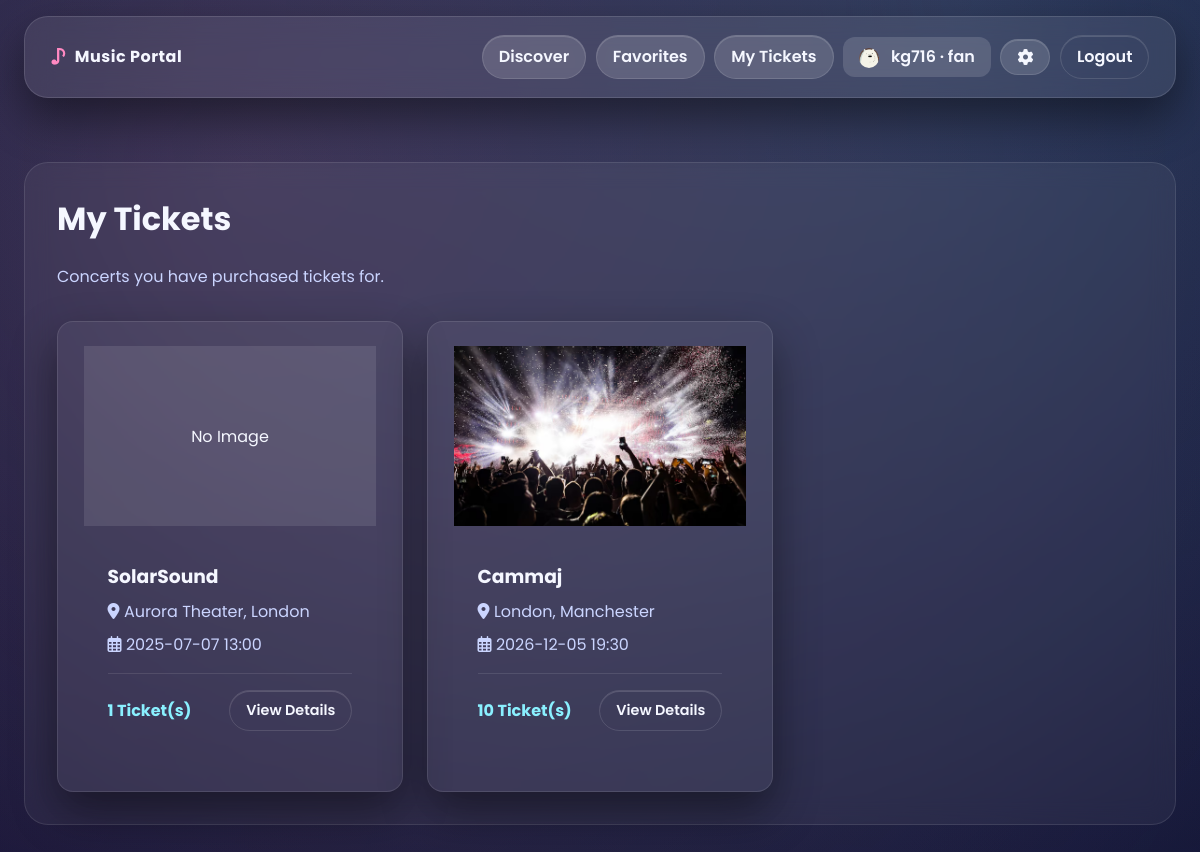
The app's page /fan-dashboard/tickets-bought (signed in) with its own data.
### tables this page shows
CREATE TABLE users (
                    id INTEGER PRIMARY KEY AUTOINCREMENT,
                    username TEXT NOT NULL UNIQUE,
                    password_hash TEXT NOT NULL,
                    role TEXT NOT NULL CHECK(role IN ('band', 'fan', 'admin'))
                , email TEXT, profile_image TEXT);

CREATE TABLE tickets (
            id INTEGER PRIMARY KEY AUTOINCREMENT,
            concert_id INTEGER NOT NULL,
            user_id INTEGER NOT NULL,
            qty INTEGER NOT NULL CHECK(qty > 0),
            purchased_at TEXT NOT NULL,
            FOREIGN KEY(concert_id) REFERENCES concerts(id),
            FOREIGN KEY(user_id) REFERENCES "users_old"(id)
        );

CREATE TABLE concerts (
            id INTEGER PRIMARY KEY AUTOINCREMENT,
            band_name TEXT NOT NULL,
            concert_datetime TEXT NOT NULL,
            venue TEXT NOT NULL,
            cost TEXT NOT NULL,
            status TEXT NOT NULL DEFAULT 'scheduled' CHECK(status IN ('scheduled', 'cancelled', 'full')),
            user_id INTEGER NOT NULL, image_filename TEXT, city TEXT, max_tickets INTEGER DEFAULT 100, ticket_price REAL DEFAULT 0.0,
            FOREIGN KEY(user_id) REFERENCES "users_old"(id)
        );

### app.py (the view)
@app.route("/fan-dashboard/tickets-bought")
def tickets_bought():
    if not fan_required():
        return redirect(url_for("login"))
    db = get_db()
    tickets = db.execute("""
        SELECT t.*, c.band_name, c.concert_datetime, c.venue, c.city, c.image_filename
        FROM tickets t
        JOIN concerts c ON t.concert_id = c.id
        WHERE t.user_id = ?
        ORDER BY c.concert_datetime
    """, (g.user["id"],)).fetchall()
    return render_template("tickets_bought.html", tickets=tickets)

### app.py (called while the page is built)
def get_db():
    if "db" not in g:
        g.db = sqlite3.connect(DATABASE)
        g.db.row_factory = sqlite3.Row
    return g.db

@app.before_request
def ensure_db_ready():
    global _db_initialized
    if not _db_initialized:
        init_db()
        _db_initialized = True

@app.before_request
def load_logged_in_user():
    user_id = session.get("user_id")
    if user_id is None:
        g.user = None
    else:
        db = get_db()
        g.user = db.execute("SELECT * FROM users WHERE id = ?", (user_id,)).fetchone()

def fan_required():
    if g.user is None or g.user["role"] != "fan":
        flash("Fan access required.")
        return False
    return True

### templates/tickets_bought.html (shortened to what this page needs)
{% extends "base.html" %}
{% block content %}
<div class="glass-panel" style="background: rgba(255,255,255,0.05); backdrop-filter: blur(12px); border: 1px solid rgba(255,255,255,0.1); border-radius: 24px; padding: 2rem; margin-top: 2rem;">
    <h1 style="margin-top: 0;">My Tickets</h1>
    <p class="lead" style="color: var(--muted); margin-bottom: 2rem;">Concerts you have purchased tickets for.</p>
    {% if tickets %}
        <div class="concert-grid" style="display: grid; grid-template-columns: repeat(auto-fill, minmax(300px, 1fr)); gap: 1.5rem;">
            {% for ticket in tickets %}
                <div class="concert-card" style="background: rgba(255,255,255,0.05); border-radius: 16px; overflow: hidden; border: 1px solid rgba(255,255,255,0.1); transition: transform 0.2s;">
                    <div class="concert-image" style="height: 180px; overflow: hidden;">
                        {% if ticket['image_filename'] %}
                            <img src="{{ url_for('static', filename='uploads/' + ticket['image_filename']) }}" alt="{{ ticket['band_name'] }}" style="width: 100%; height: 100%; object-fit: cover;">
                        {% else %}
                            <div style="width: 100%; height: 100%; background: rgba(255,255,255,0.1); display: flex; align-items: center; justify-content: center;">No Image</div>
                        {% endif %}
                    </div>
                    <div class="concert-info" style="padding: 1.5rem;">
                        <h3 style="margin: 0 0 0.5rem 0;">{{ ticket['band_name'] }}</h3>
                        <p style="margin: 0 0 0.5rem 0; color: var(--muted);"><i class="fas fa-map-marker-alt"></i> {{ ticket['venue'] }}, {{ ticket['city'] }}</p>
                        <p style="margin: 0 0 1rem 0; color: var(--muted);"><i class="far fa-calendar-alt"></i> {{ ticket['concert_datetime'].replace('T', ' ') }}</p>
                        <div style="display: flex; justify-content: space-between; align-items: center; border-top: 1px solid rgba(255,255,255,0.1); padding-top: 1rem;">
                            <span style="font-weight: bold; color: var(--primary);">{{ ticket['qty'] }} Ticket(s)</span>
                            <a href="{{ url_for('view_concert', concert_id=ticket['concert_id']) }}" class="pill ghost" style="font-size: 0.9rem;">View Details</a>
                        </div>
                    </div>
                </div>
            {% endfor %}
        </div>
    {% endif %}
</div>
{% endblock %}

### templates/base.html (shortened to what this page needs)
<!doctype html>
<html lang="en">
<head>
  <link rel="stylesheet" href="https://cdn.jsdelivr.net/npm/@fortawesome/fontawesome-free@6.5.0/css/all.min.css">
  <link rel="stylesheet" href="{{ url_for('static', filename='css/style.css') }}">
</head>
<body class="bg-stage">
  <header class="top-bar glass">
    <div class="brand">
      <span class="note">♪</span>
      <span>Music Portal</span>
    </div>
    <nav>
      {% if g.user %}
        {% if g.user['role'] == 'band' %}
          <a class="pill" href="{{ url_for('band_dashboard') }}">My Listings</a>
          <a class="pill" href="{{ url_for('create_concert') }}">New Concert</a>
        {% elif g.user['role'] == 'admin' %}
          <a class="pill" href="{{ url_for('admin_dashboard') }}">Dashboard</a>
        {% else %}
          <a class="pill" href="{{ url_for('search_concerts') }}">Discover</a>
          <a class="pill" href="{{ url_for('selected_concerts_view') }}">Favorites</a>
          <a class="pill" href="{{ url_for('tickets_bought') }}">My Tickets</a>
        {% endif %}
        <span class="user-pill">
          {% if g.user['profile_image'] %}
            <img src="{{ url_for('static', filename='uploads/' ~ g.user['profile_image']) }}" alt="" style="width: 20px; height: 20px; border-radius: 50%; object-fit: cover; margin-right: 8px; vertical-align: middle;">
          {% endif %}
          {{ g.user['username'] }} · {{ g.user['role'] }}
        </span>
        <a class="pill" href="{{ url_for('settings') }}" title="Settings"><i class="fas fa-cog"></i></a>
        <a class="pill ghost" href="{{ url_for('logout') }}">Logout</a>
      {% else %}
        <a class="pill" href="{{ url_for('login') }}">Login</a>
        <a class="pill ghost" href="{{ url_for('register') }}">Register</a>
      {% endif %}
    </nav>
  </header>
  <main class="container">
    {% block content %}{% endblock %}
  </main>
</body>
</html>

### static/css/style.css (style rules this page uses)
:root { --bg: radial-gradient(circle at 20% 20%, rgba(255,95,109,0.28), rgba(54,209,220,0)), radial-gradient(circle at 80% 0%, rgba(150,93,233,0.25), rgba(33,150,243,0)), #0c0f23; --glass: rgba(255,255,255,0.08); --glass-border: rgba(255,255,255,0.12); --text: #f5f7ff; --muted: #cbd5ff; --primary: #8af0ff; --primary-strong: #7bdcff; --accent: #ff89c2; --shadow: 0 20px 45px rgba(0,0,0,0.45); }
* { box-sizing: border-box; }
body { margin: 0; font-family: 'Poppins', 'Inter', system-ui, -apple-system, sans-serif; background: var(--bg); color: var(--text); min-height: 100vh; position: relative; overflow-x: hidden; }
a { color: var(--primary); text-decoration: none; }
.bg-stage { background-image: linear-gradient(120deg, rgba(12,20,56,0.85), rgba(18,12,46,0.9)), url('https://images.unsplash.com/photo-1506157786151-b8491531f063?auto=format&fit=crop&w=1600&q=80'); background-size: cover; background-position: center; }
.container { position: relative; z-index: 1; max-width: 1200px; margin: 0 auto; padding: 2rem 1.5rem 3rem; }
.top-bar { position: sticky; top: 0; z-index: 5; display: flex; justify-content: space-between; align-items: center; padding: 1.1rem 1.6rem; margin: 0 1.5rem; margin-top: 1rem; border-radius: 999px; backdrop-filter: blur(18px); background: var(--glass); border: 1px solid var(--glass-border); box-shadow: var(--shadow); }
.brand { display: flex; align-items: center; gap: 0.5rem; font-weight: 700; letter-spacing: 0.5px; }
.note { color: var(--accent); font-size: 1.3rem; }
.top-bar nav { display: flex; gap: 0.6rem; align-items: center; }
.pill { display: inline-flex; align-items: center; gap: 0.4rem; padding: 0.55rem 1rem; border-radius: 999px; background: rgba(255,255,255,0.14); color: var(--text); border: 1px solid var(--glass-border); font-weight: 600; text-decoration: none; box-shadow: inset 0 1px 0 rgba(255,255,255,0.15); }
.pill.ghost { background: transparent; color: var(--text); }
.user-pill { padding: 0.45rem 1rem; background: rgba(255,255,255,0.14); border-radius: 12px; color: var(--text); font-weight: 600; }
.glass { background: var(--glass); border: 1px solid var(--glass-border); border-radius: 24px; box-shadow: var(--shadow); backdrop-filter: blur(14px); }
::placeholder { color: #b4c2ff; }
.concert-card { padding: 1.5rem 1.6rem; border-radius: 22px; background: linear-gradient(150deg, rgba(255,255,255,0.10), rgba(255,255,255,0.05)); border: 1px solid var(--glass-border); box-shadow: var(--shadow); display: grid; grid-template-rows: auto 1fr auto; gap: 0.75rem; min-height: 300px; }
.concert-card h3 { margin: 0.35rem 0; }
.concert-card h3 { margin: 0.2rem 0; }
.concert-card .band-name, .concert-card .muted, .concert-card .ticket-tag, .concert-card .pill { white-space: nowrap; }

### records on screen
users: profile_image (picture), user.username "kg716", user.role "fan"
tickets: shows "No Image", band_name "SolarSound", venue "Aurora Theater", city "London", concert_datetime.replace "2025-07-07 13:00", qty "1"
tickets: image_filename (picture), band_name "Cammaj", venue "London", city "Manchester", concert_datetime.replace "2026-12-05 19:30", qty "10"
